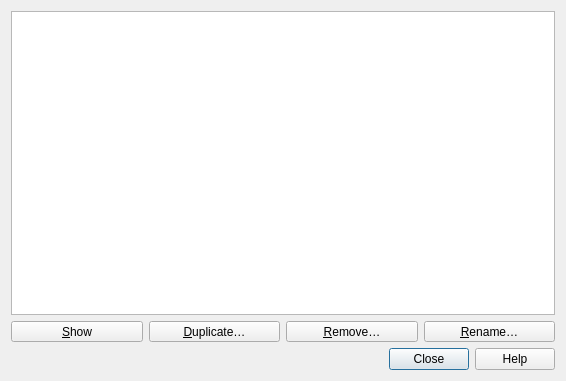
<?xml version="1.0" encoding="UTF-8"?>
<ui version="4.0">
 <class>QgsElevationProfilesManagerDialog</class>
 <widget class="QDialog" name="QgsElevationProfilesManagerDialog">
  <property name="geometry">
   <rect>
    <x>0</x>
    <y>0</y>
    <width>566</width>
    <height>381</height>
   </rect>
  </property>
  <property name="windowTitle">
   <string>Elevation Profile Views Manager</string>
  </property>
  <layout class="QGridLayout" name="gridLayout">
   <item row="1" column="2">
    <widget class="QToolButton" name="mRemoveButton">
     <property name="sizePolicy">
      <sizepolicy hsizetype="Preferred" vsizetype="Fixed">
       <horstretch>0</horstretch>
       <verstretch>0</verstretch>
      </sizepolicy>
     </property>
     <property name="text">
      <string>&amp;Remove…</string>
     </property>
    </widget>
   </item>
   <item row="0" column="0" colspan="4">
    <widget class="QListView" name="mElevationProfilesListView">
     <property name="selectionMode">
      <enum>QAbstractItemView::ExtendedSelection</enum>
     </property>
     <property name="selectionBehavior">
      <enum>QAbstractItemView::SelectRows</enum>
     </property>
    </widget>
   </item>
   <item row="1" column="1">
    <widget class="QToolButton" name="mDuplicateButton">
     <property name="sizePolicy">
      <sizepolicy hsizetype="Preferred" vsizetype="Fixed">
       <horstretch>0</horstretch>
       <verstretch>0</verstretch>
      </sizepolicy>
     </property>
     <property name="text">
      <string>&amp;Duplicate…</string>
     </property>
    </widget>
   </item>
   <item row="1" column="0">
    <widget class="QToolButton" name="mShowButton">
     <property name="sizePolicy">
      <sizepolicy hsizetype="Preferred" vsizetype="Fixed">
       <horstretch>0</horstretch>
       <verstretch>0</verstretch>
      </sizepolicy>
     </property>
     <property name="text">
      <string>&amp;Show</string>
     </property>
    </widget>
   </item>
   <item row="1" column="3">
    <widget class="QToolButton" name="mRenameButton">
     <property name="sizePolicy">
      <sizepolicy hsizetype="Preferred" vsizetype="Fixed">
       <horstretch>0</horstretch>
       <verstretch>0</verstretch>
      </sizepolicy>
     </property>
     <property name="text">
      <string>&amp;Rename…</string>
     </property>
    </widget>
   </item>
   <item row="2" column="0" colspan="4">
    <widget class="QDialogButtonBox" name="mButtonBox">
     <property name="orientation">
      <enum>Qt::Horizontal</enum>
     </property>
     <property name="standardButtons">
      <set>QDialogButtonBox::Close|QDialogButtonBox::Help</set>
     </property>
    </widget>
   </item>
  </layout>
 </widget>
 <resources/>
 <connections/>
</ui>
